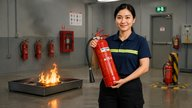
#> input picture assets/F00_reference.jpg, 192 x 108 px
$ python generate_fire_frames.py
#> lines starting #> are read from the running program, lines starting #| are printed output that depends on the picture
from __future__ import annotations

import argparse
import json
import shutil
import time
from pathlib import Path

from gradio_client import Client, handle_file
from PIL import Image, ImageFilter

SPACE = "black-forest-labs/FLUX.1-Kontext-Dev"
ROOT = Path(__file__).resolve().parents[1]
REF = ROOT / "assets" / "F00_reference.jpg"
OUT = ROOT / "generated_fire_frames"

FRAME_PROMPTS = {
    "F01": (
        "Edit the input photo into ONE single full-screen photorealistic 16:9 corporate safety-training photograph. "
        "Keep exactly the same Vietnamese female instructor: same face, hairstyle, body proportions, navy short-sleeve polo with the same thin yellow reflective stripe, black work trousers, and the same industrial fire-safety training room. "
        "She is now looking at the camera and naturally waving with her right hand. Place the same red 4 kg ABC dry-powder extinguisher upright on the floor beside her. Keep a small controlled flame in the metal fire tray in the left background. "
        "Professional real photography, natural skin and hands, physically correct extinguisher, full-frame sharp deep focus, realistic lighting. "
        "Do not make a storyboard, contact sheet, split screen, collage, table, poster, infographic, illustration, 3D render, CGI, blur padding, vignette, title, caption, logo, number, icon, or any text."
    ),
}


def find_api_name(client: Client) -> str:
    api = client.view_api(return_format="dict")
    print(json.dumps(api, ensure_ascii=False, indent=2, default=str))
    named = api.get("named_endpoints", {}) if isinstance(api, dict) else {}
    if "/infer" in named:
        return "/infer"
    for name, spec in named.items():
        params = spec.get("parameters", []) if isinstance(spec, dict) else []
        if len(params) >= 6:
            return name
    if named:
        return next(iter(named))
    raise RuntimeError("No named Gradio endpoint was exposed by the Space")


def normalize_result(result: object) -> Path:
    first = result[0] if isinstance(result, (tuple, list)) else result
    if isinstance(first, dict):
        value = first.get("path") or first.get("url") or first.get("name")
    else:
        value = first
    if not value:
        raise RuntimeError(f"Could not resolve generated file from result: {result!r}")
    return Path(str(value))


def exact_1920x1080(src: Path, dst: Path) -> None:
    image = Image.open(src).convert("RGB")
    target_ratio = 16 / 9
    ratio = image.width / image.height
    if ratio > target_ratio:
        new_w = round(image.height * target_ratio)
        left = (image.width - new_w) // 2
        image = image.crop((left, 0, left + new_w, image.height))
    elif ratio < target_ratio:
        new_h = round(image.width / target_ratio)
        top = (image.height - new_h) // 2
        image = image.crop((0, top, image.width, top + new_h))
    image = image.resize((1920, 1080), Image.Resampling.LANCZOS)
    image = image.filter(ImageFilter.UnsharpMask(radius=0.8, percent=55, threshold=3))
    dst.parent.mkdir(parents=True, exist_ok=True)
    image.save(dst, "PNG", compress_level=3)


def main() -> None:
    parser = argparse.ArgumentParser()
    parser.add_argument("--only", choices=sorted(FRAME_PROMPTS), default="F01")
    args = parser.parse_args()

    OUT.mkdir(parents=True, exist_ok=True)
    ref_1280 = OUT / "F00_reference_1280x720.jpg"
    Image.open(REF).convert("RGB").resize((1280, 720), Image.Resampling.LANCZOS).save(
        ref_1280, "JPEG", quality=92, subsampling=0
    )
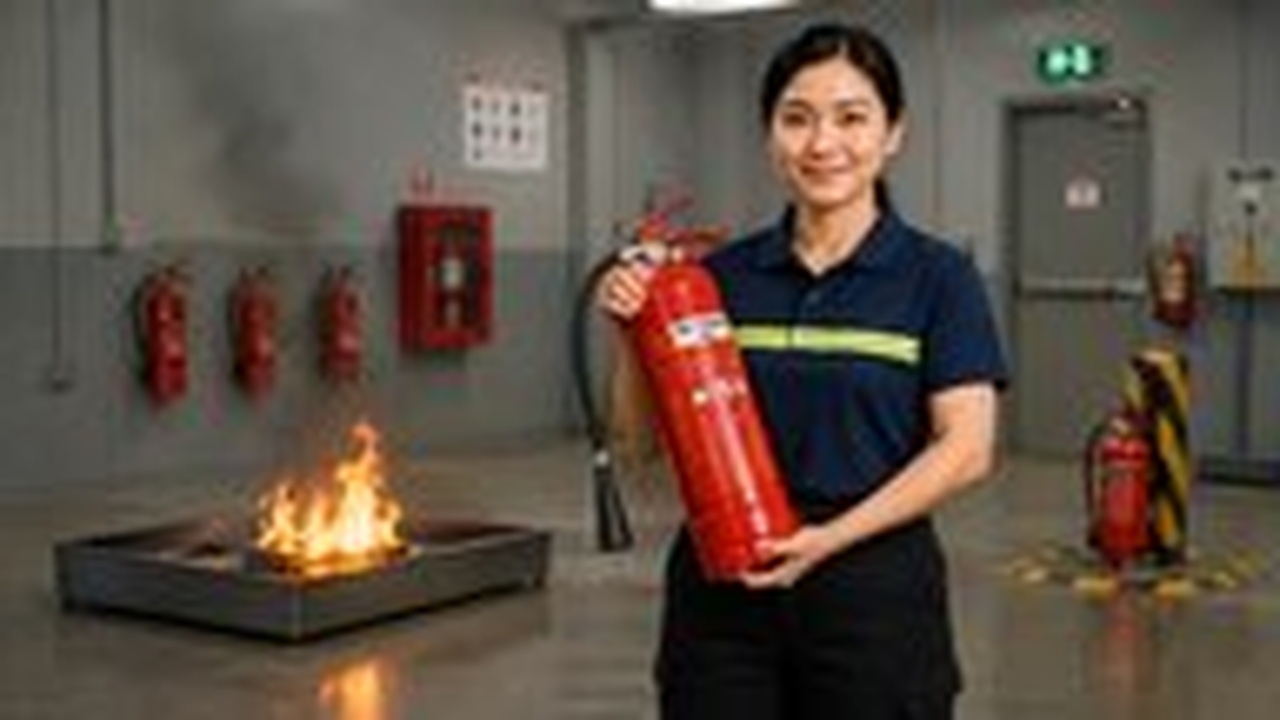
#> saved as F00_reference_1280x720.jpg: PIL image 1280x720 RGB; mean R, G, B 92.7, 79.2, 68.2

    client = Client(SPACE, verbose=True)
    api_name = find_api_name(client)
    print(f"Using API endpoint: {api_name}")

    frame = args.only
    prompt = FRAME_PROMPTS[frame]
    seed = 240801
    started = time.time()
    result = client.predict(
        handle_file(str(ref_1280)),
        prompt,
        seed,
        False,
        3.0,
        30,
        api_name=api_name,
    )
    print(f"Raw result: {result!r}")
    raw = normalize_result(result)
    raw_copy = OUT / f"{frame}_raw{raw.suffix or '.webp'}"
    shutil.copy2(raw, raw_copy)
    exact_1920x1080(raw_copy, OUT / f"{frame}_1920x1080.png")
    print(f"Generated {frame} in {time.time() - started:.1f}s")


if __name__ == "__main__":
    main()
#> (the call stopped at in main, `client = Client(SPACE, verbose=True)`: gradio_client is not available in this run)

$ run again, with heatwave-360/assets/cubemap/entry/nx.webp saved as assets/F00_reference.jpg
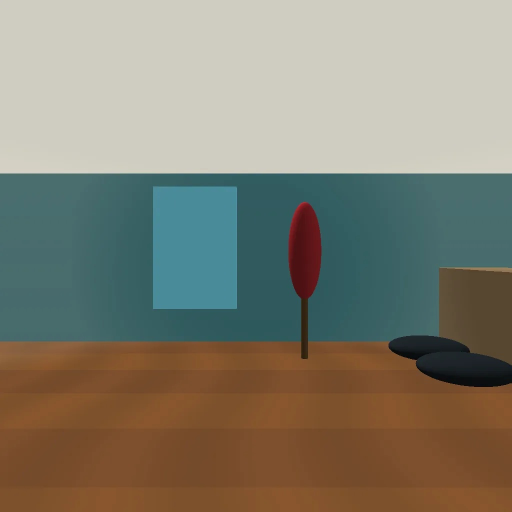
#> input picture heatwave-360/assets/cubemap/entry/nx.webp, 1024 x 1024 px (shown at 1/2 size)
#> in main, `Image.open(REF).convert("RGB").resize((1280, 720), Image.Resampling.LA..`:
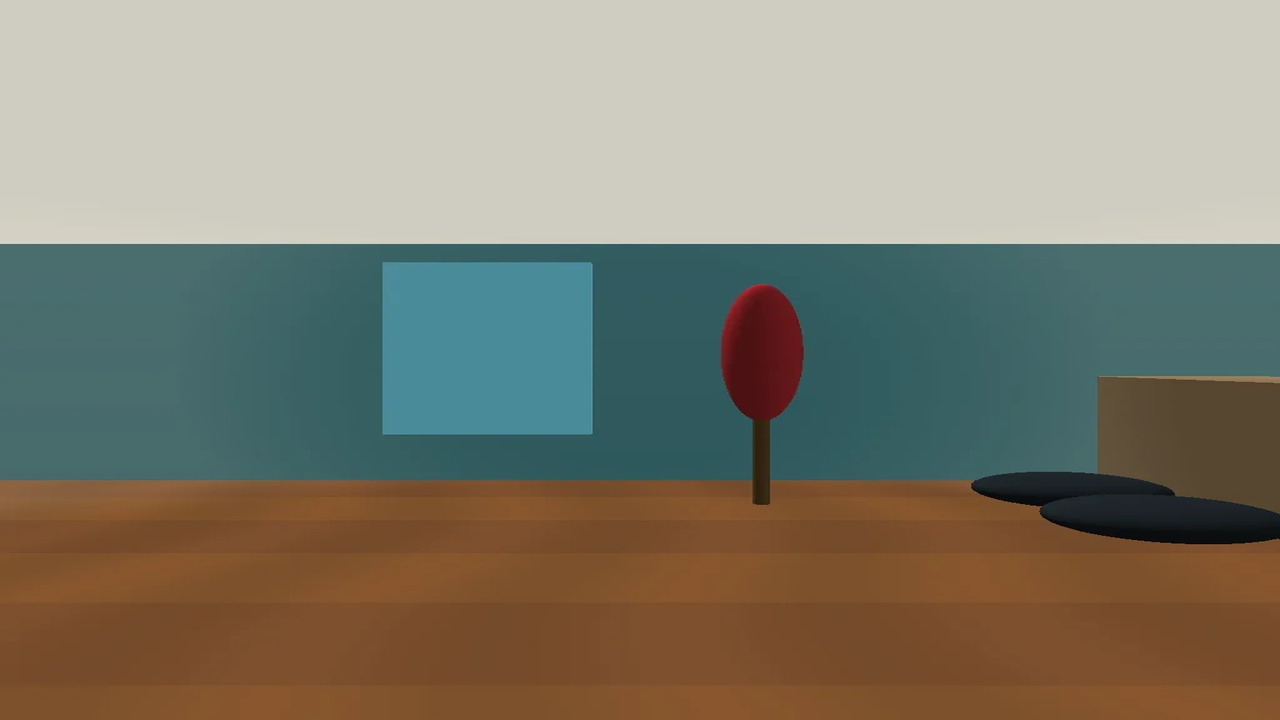
#> saved as F00_reference_1280x720.jpg: PIL image 1280x720 RGB; mean R, G, B 131.9, 128.5, 113.7
